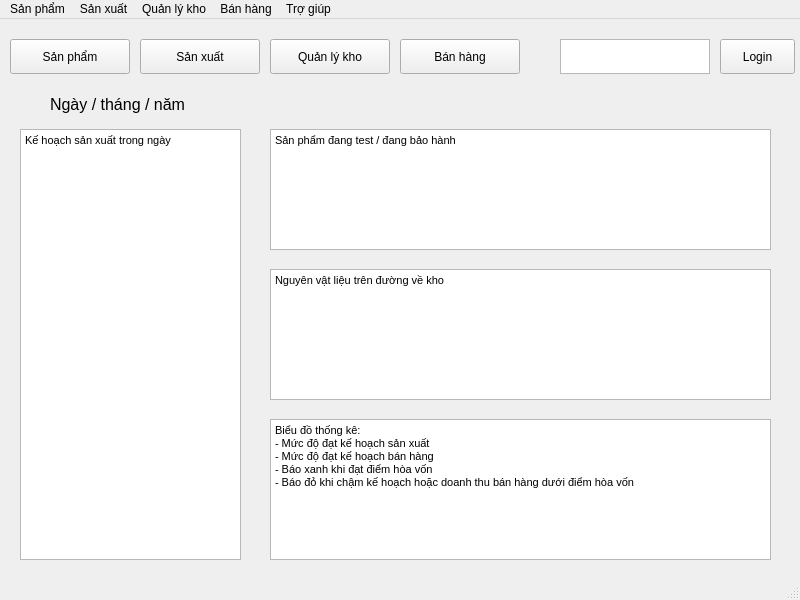
<?xml version="1.0" encoding="UTF-8"?>
<ui version="4.0">
 <class>MainWindow</class>
 <widget class="QMainWindow" name="MainWindow">
  <property name="geometry">
   <rect>
    <x>0</x>
    <y>0</y>
    <width>800</width>
    <height>600</height>
   </rect>
  </property>
  <property name="windowTitle">
   <string>FSMRP - phần mềm quản lý sản xuất FireSmart</string>
  </property>
  <widget class="QWidget" name="centralwidget">
   <widget class="QPushButton" name="but_sanpham">
    <property name="geometry">
     <rect>
      <x>10</x>
      <y>20</y>
      <width>120</width>
      <height>35</height>
     </rect>
    </property>
    <property name="text">
     <string>Sản phẩm</string>
    </property>
   </widget>
   <widget class="QPushButton" name="but_sanxuat">
    <property name="geometry">
     <rect>
      <x>140</x>
      <y>20</y>
      <width>120</width>
      <height>35</height>
     </rect>
    </property>
    <property name="text">
     <string>Sản xuất</string>
    </property>
   </widget>
   <widget class="QPushButton" name="but_kho">
    <property name="geometry">
     <rect>
      <x>270</x>
      <y>20</y>
      <width>120</width>
      <height>35</height>
     </rect>
    </property>
    <property name="text">
     <string>Quản lý kho</string>
    </property>
   </widget>
   <widget class="QPushButton" name="but_banhang">
    <property name="geometry">
     <rect>
      <x>400</x>
      <y>20</y>
      <width>120</width>
      <height>35</height>
     </rect>
    </property>
    <property name="text">
     <string>Bán hàng</string>
    </property>
   </widget>
   <widget class="QTextEdit" name="text_login">
    <property name="geometry">
     <rect>
      <x>560</x>
      <y>20</y>
      <width>150</width>
      <height>35</height>
     </rect>
    </property>
   </widget>
   <widget class="QPushButton" name="but_login">
    <property name="geometry">
     <rect>
      <x>720</x>
      <y>20</y>
      <width>75</width>
      <height>35</height>
     </rect>
    </property>
    <property name="text">
     <string>Login</string>
    </property>
   </widget>
   <widget class="QTextEdit" name="text_khsx">
    <property name="geometry">
     <rect>
      <x>20</x>
      <y>110</y>
      <width>221</width>
      <height>431</height>
     </rect>
    </property>
    <property name="html">
     <string>&lt;!DOCTYPE HTML PUBLIC &quot;-//W3C//DTD HTML 4.0//EN&quot; &quot;http://www.w3.org/TR/REC-html40/strict.dtd&quot;&gt;
&lt;html&gt;&lt;head&gt;&lt;meta name=&quot;qrichtext&quot; content=&quot;1&quot; /&gt;&lt;style type=&quot;text/css&quot;&gt;
p, li { white-space: pre-wrap; }
&lt;/style&gt;&lt;/head&gt;&lt;body style=&quot; font-family:'MS Shell Dlg 2'; font-size:8.25pt; font-weight:400; font-style:normal;&quot;&gt;
&lt;p style=&quot; margin-top:0px; margin-bottom:0px; margin-left:0px; margin-right:0px; -qt-block-indent:0; text-indent:0px;&quot;&gt;Kế hoạch sản xuất trong ngày&lt;/p&gt;&lt;/body&gt;&lt;/html&gt;</string>
    </property>
   </widget>
   <widget class="QTextEdit" name="text_2">
    <property name="geometry">
     <rect>
      <x>270</x>
      <y>110</y>
      <width>501</width>
      <height>121</height>
     </rect>
    </property>
    <property name="html">
     <string>&lt;!DOCTYPE HTML PUBLIC &quot;-//W3C//DTD HTML 4.0//EN&quot; &quot;http://www.w3.org/TR/REC-html40/strict.dtd&quot;&gt;
&lt;html&gt;&lt;head&gt;&lt;meta name=&quot;qrichtext&quot; content=&quot;1&quot; /&gt;&lt;style type=&quot;text/css&quot;&gt;
p, li { white-space: pre-wrap; }
&lt;/style&gt;&lt;/head&gt;&lt;body style=&quot; font-family:'MS Shell Dlg 2'; font-size:8.25pt; font-weight:400; font-style:normal;&quot;&gt;
&lt;p style=&quot; margin-top:0px; margin-bottom:0px; margin-left:0px; margin-right:0px; -qt-block-indent:0; text-indent:0px;&quot;&gt;Sản phẩm đang test / đang bảo hành&lt;/p&gt;
&lt;p style=&quot;-qt-paragraph-type:empty; margin-top:0px; margin-bottom:0px; margin-left:0px; margin-right:0px; -qt-block-indent:0; text-indent:0px;&quot;&gt;&lt;br /&gt;&lt;/p&gt;&lt;/body&gt;&lt;/html&gt;</string>
    </property>
   </widget>
   <widget class="QTextEdit" name="text_3">
    <property name="geometry">
     <rect>
      <x>270</x>
      <y>250</y>
      <width>501</width>
      <height>131</height>
     </rect>
    </property>
    <property name="html">
     <string>&lt;!DOCTYPE HTML PUBLIC &quot;-//W3C//DTD HTML 4.0//EN&quot; &quot;http://www.w3.org/TR/REC-html40/strict.dtd&quot;&gt;
&lt;html&gt;&lt;head&gt;&lt;meta name=&quot;qrichtext&quot; content=&quot;1&quot; /&gt;&lt;style type=&quot;text/css&quot;&gt;
p, li { white-space: pre-wrap; }
&lt;/style&gt;&lt;/head&gt;&lt;body style=&quot; font-family:'MS Shell Dlg 2'; font-size:8.25pt; font-weight:400; font-style:normal;&quot;&gt;
&lt;p style=&quot; margin-top:0px; margin-bottom:0px; margin-left:0px; margin-right:0px; -qt-block-indent:0; text-indent:0px;&quot;&gt;Nguyên vật liệu trên đường về kho&lt;/p&gt;
&lt;p style=&quot;-qt-paragraph-type:empty; margin-top:0px; margin-bottom:0px; margin-left:0px; margin-right:0px; -qt-block-indent:0; text-indent:0px;&quot;&gt;&lt;br /&gt;&lt;/p&gt;&lt;/body&gt;&lt;/html&gt;</string>
    </property>
   </widget>
   <widget class="QTextEdit" name="text_4">
    <property name="geometry">
     <rect>
      <x>270</x>
      <y>400</y>
      <width>501</width>
      <height>141</height>
     </rect>
    </property>
    <property name="html">
     <string>&lt;!DOCTYPE HTML PUBLIC &quot;-//W3C//DTD HTML 4.0//EN&quot; &quot;http://www.w3.org/TR/REC-html40/strict.dtd&quot;&gt;
&lt;html&gt;&lt;head&gt;&lt;meta name=&quot;qrichtext&quot; content=&quot;1&quot; /&gt;&lt;style type=&quot;text/css&quot;&gt;
p, li { white-space: pre-wrap; }
&lt;/style&gt;&lt;/head&gt;&lt;body style=&quot; font-family:'MS Shell Dlg 2'; font-size:8.25pt; font-weight:400; font-style:normal;&quot;&gt;
&lt;p style=&quot; margin-top:0px; margin-bottom:0px; margin-left:0px; margin-right:0px; -qt-block-indent:0; text-indent:0px;&quot;&gt;Biểu đồ thống kê:&lt;/p&gt;
&lt;p style=&quot; margin-top:0px; margin-bottom:0px; margin-left:0px; margin-right:0px; -qt-block-indent:0; text-indent:0px;&quot;&gt;- Mức độ đạt kế hoạch sản xuất&lt;/p&gt;
&lt;p style=&quot; margin-top:0px; margin-bottom:0px; margin-left:0px; margin-right:0px; -qt-block-indent:0; text-indent:0px;&quot;&gt;- Mức độ đạt kế hoạch bán hàng&lt;/p&gt;
&lt;p style=&quot; margin-top:0px; margin-bottom:0px; margin-left:0px; margin-right:0px; -qt-block-indent:0; text-indent:0px;&quot;&gt;- Báo xanh khi đạt điểm hòa vốn&lt;/p&gt;
&lt;p style=&quot; margin-top:0px; margin-bottom:0px; margin-left:0px; margin-right:0px; -qt-block-indent:0; text-indent:0px;&quot;&gt;- Báo đỏ khi chậm kế hoạch hoặc doanh thu bán hàng dưới điểm hòa vốn&lt;/p&gt;
&lt;p style=&quot;-qt-paragraph-type:empty; margin-top:0px; margin-bottom:0px; margin-left:0px; margin-right:0px; -qt-block-indent:0; text-indent:0px;&quot;&gt;&lt;br /&gt;&lt;/p&gt;&lt;/body&gt;&lt;/html&gt;</string>
    </property>
   </widget>
   <widget class="QLabel" name="lable_date">
    <property name="geometry">
     <rect>
      <x>50</x>
      <y>70</y>
      <width>151</width>
      <height>31</height>
     </rect>
    </property>
    <property name="font">
     <font>
      <pointsize>12</pointsize>
     </font>
    </property>
    <property name="text">
     <string>Ngày / tháng / năm</string>
    </property>
   </widget>
  </widget>
  <widget class="QMenuBar" name="menubar">
   <property name="geometry">
    <rect>
     <x>0</x>
     <y>0</y>
     <width>800</width>
     <height>21</height>
    </rect>
   </property>
   <widget class="QMenu" name="menuS_n_ph_m">
    <property name="title">
     <string>Sản phẩm</string>
    </property>
    <addaction name="action_sanphammoi"/>
    <addaction name="action_sanpham"/>
    <addaction name="separator"/>
    <addaction name="action_linhkien"/>
    <addaction name="separator"/>
    <addaction name="actionK_t_th_c"/>
   </widget>
   <widget class="QMenu" name="menuS_n_xu_t">
    <property name="title">
     <string>Sản xuất</string>
    </property>
    <addaction name="action_khsx"/>
    <addaction name="action_lsx"/>
    <addaction name="separator"/>
    <addaction name="action_test"/>
   </widget>
   <widget class="QMenu" name="menuQu_n_l_kho">
    <property name="title">
     <string>Quản lý kho</string>
    </property>
    <addaction name="action_nhapkho"/>
    <addaction name="action_xuatkho"/>
    <addaction name="separator"/>
    <addaction name="action_dathang"/>
    <addaction name="action_lktk"/>
    <addaction name="separator"/>
    <addaction name="actionNh_cung_c_p"/>
   </widget>
   <widget class="QMenu" name="menuB_n_h_ng">
    <property name="title">
     <string>Bán hàng</string>
    </property>
    <addaction name="action_bg"/>
    <addaction name="action_ddh"/>
    <addaction name="separator"/>
    <addaction name="action_bh"/>
    <addaction name="separator"/>
    <addaction name="action_dskh"/>
   </widget>
   <widget class="QMenu" name="menuTr_gi_p">
    <property name="title">
     <string>Trợ giúp</string>
    </property>
    <addaction name="action_hdcd"/>
    <addaction name="action_hdsd"/>
    <addaction name="separator"/>
    <addaction name="actionUpdate"/>
   </widget>
   <addaction name="menuS_n_ph_m"/>
   <addaction name="menuS_n_xu_t"/>
   <addaction name="menuQu_n_l_kho"/>
   <addaction name="menuB_n_h_ng"/>
   <addaction name="menuTr_gi_p"/>
  </widget>
  <widget class="QStatusBar" name="statusbar"/>
  <action name="action_sanphammoi">
   <property name="text">
    <string>Sản phẩm mới</string>
   </property>
  </action>
  <action name="action_sanpham">
   <property name="text">
    <string>Danh sách sản phẩm</string>
   </property>
  </action>
  <action name="action_linhkien">
   <property name="text">
    <string>Linh kiện</string>
   </property>
  </action>
  <action name="action_khsx">
   <property name="text">
    <string>Kế hoạch SX</string>
   </property>
  </action>
  <action name="action_lsx">
   <property name="text">
    <string>Lệnh sản xuất</string>
   </property>
  </action>
  <action name="action_test">
   <property name="text">
    <string>Test QC</string>
   </property>
  </action>
  <action name="action_nhapkho">
   <property name="text">
    <string>Nhập kho</string>
   </property>
  </action>
  <action name="action_xuatkho">
   <property name="text">
    <string>Xuất kho</string>
   </property>
  </action>
  <action name="action_dathang">
   <property name="text">
    <string>Đặt hàng linh kiện</string>
   </property>
  </action>
  <action name="action_lktk">
   <property name="text">
    <string>Linh kiện tồn kho</string>
   </property>
  </action>
  <action name="action_bg">
   <property name="text">
    <string>Báo giá</string>
   </property>
  </action>
  <action name="action_ddh">
   <property name="text">
    <string>Đơn đặt hàng</string>
   </property>
  </action>
  <action name="action_bh">
   <property name="text">
    <string>Sản phẩm bảo hành</string>
   </property>
  </action>
  <action name="action_dskh">
   <property name="text">
    <string>Danh sách khách hàng</string>
   </property>
  </action>
  <action name="action_hdcd">
   <property name="text">
    <string>Hướng dẫn cài đặt</string>
   </property>
  </action>
  <action name="action_hdsd">
   <property name="text">
    <string>Hướng dẫn sử dụng</string>
   </property>
  </action>
  <action name="actionUpdate">
   <property name="text">
    <string>Update</string>
   </property>
  </action>
  <action name="actionK_t_th_c">
   <property name="text">
    <string>Kết thúc</string>
   </property>
  </action>
  <action name="actionNh_cung_c_p">
   <property name="text">
    <string>Nhà cung cấp</string>
   </property>
  </action>
 </widget>
 <resources/>
 <connections/>
</ui>
